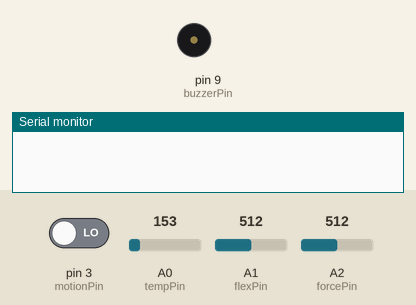
This sketch was run on a simulated Arduino Uno, built with avr-gcc and run on an emulated ATmega328P. On the bench: buzzer (waves = sounding, pin HIGH), the last lines printed to the serial monitor. Inputs (shaded band) come from the test bench; at power-on: pin 3 (motionPin) LOW, A2 (forcePin) = 512, A0 (tempPin) = 153, A1 (flexPin) = 512.

Above: at 1.2 s.
1.3 s: pin 3 (motionPin) driven HIGH
At 1.53 s:
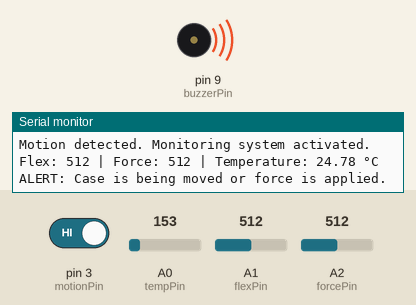
4.3 s: A2 (forcePin) set to 316
7.3 s: A2 (forcePin) set to 289
At 8.0 s:
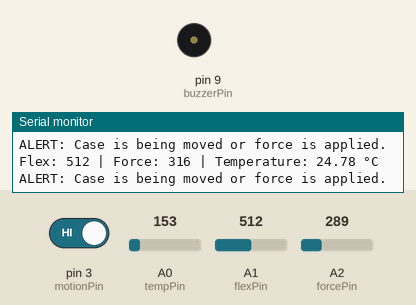
9.0 s: A0 (tempPin) set to 176
10.5 s: A0 (tempPin) set to 193
At 10.69 s:
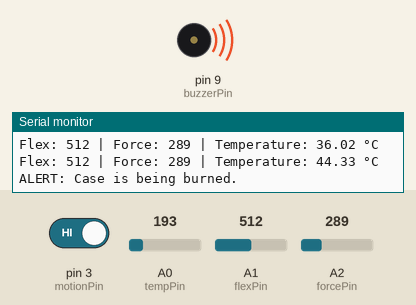
13.5 s: A1 (flexPin) set to 211
16.5 s: A1 (flexPin) set to 181
Timing chart, 0 to 20.5 s (numbered marks = the images above; inputs shaded):
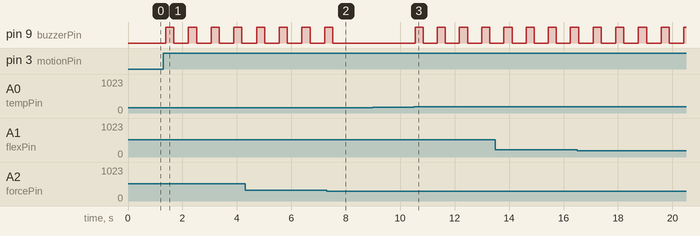

The sketch:

ChorYantra.ino
```cpp
int flexPin = A1;
int forcePin = A2;
int tempPin = A0;
int motionPin = 3;
int buzzerPin = 9;


int flexThreshold = 200;
int forceThreshold = 300;
float tempThreshold = 40.0;


bool systemActive = false;
unsigned long activationStart = 0;
const unsigned long activeDuration = 20000;

void setup() {
  Serial.begin(9600);
  pinMode(motionPin, INPUT);
  pinMode(buzzerPin, OUTPUT);
}

void loop() {
  int motionDetected = digitalRead(motionPin);


  if (motionDetected == HIGH && !systemActive) {
    systemActive = true;
    activationStart = millis();
    Serial.println("Motion detected. Monitoring system activated.");
  }


  if (systemActive && (millis() - activationStart <= activeDuration)) {

    int flexValue = analogRead(flexPin);
    int forceValue = analogRead(forcePin);
    int tempRaw = analogRead(tempPin);

    //Converting stuff from analog values to needed
    float voltage = tempRaw * (5.0 / 1023.0);
    float tempC = (voltage - 0.5) * 100.0;


    bool isFlexed = flexValue < flexThreshold;
    bool isForceApplied = forceValue > forceThreshold;
    bool isOverheated = tempC > tempThreshold;


    Serial.print("Flex: "); Serial.print(flexValue);
    Serial.print(" | Force: "); Serial.print(forceValue);
    Serial.print(" | Temperature: "); Serial.print(tempC);
    Serial.println(" °C");

    //Conditions
    if (isFlexed && isForceApplied && isOverheated) {
      Serial.println("ALERT: Case is being tampered with, broken, and burned.");
      triggerAlarm();
    } else if (isFlexed && isForceApplied) {
      Serial.println("ALERT: Case is being tampered with and forcefully moved.");
      triggerAlarm();
    } else if (isFlexed && isOverheated) {
      Serial.println("ALERT: Case is being tampered with and burned.");
      triggerAlarm();
    } else if (isForceApplied && isOverheated) {
      Serial.println("ALERT: Case is being moved and burned.");
      triggerAlarm();
    } else if (isFlexed) {
      Serial.println("ALERT: Case is being tampered with.");
      triggerAlarm();
    } else if (isForceApplied) {
      Serial.println("ALERT: Case is being moved or force is applied.");
      triggerAlarm();
    } else if (isOverheated) {
      Serial.println("ALERT: Case is being burned.");
      triggerAlarm();
    }

    delay(500);
  }

  // Reset system after 20 seconds
  if (systemActive && (millis() - activationStart > activeDuration)) {
    systemActive = false;
    Serial.println("Monitoring complete. System reset.");
  }
}

// Buzzer
void triggerAlarm() {
  digitalWrite(buzzerPin, HIGH);
  delay(300);
  digitalWrite(buzzerPin, LOW);
}
```

Measured:
- the behaviour switches between 301 and 300 on A2 (forcePin) (found by bisection; images 1 and 2)
- the behaviour switches between 184 and 185 on A0 (tempPin) (found by bisection; images 2 and 3)
- after the input at 1.3 s, pin 9 (buzzerPin): alternates HIGH for 0.30 s and LOW for 0.53 s, starting after 0.08 s
- after the input at 7.3 s, pin 9 (buzzerPin): goes on until 7.5 s, then stays LOW
- after the input at 10.5 s, pin 9 (buzzerPin): alternates HIGH for 0.30 s and LOW for 0.51 s, starting after 0.05 s
